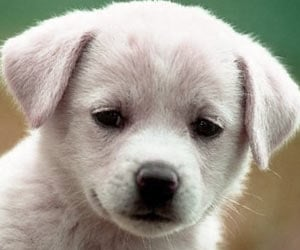
#> input picture puppy.jpg, 300 x 250 px
$ python FourierFilter.py
#> lines starting #> are read from the running program, lines starting #| are printed output that depends on the picture; after the words box and inside, x2 and y2 are one past the last pixel; in counts of white or black regions, pixels touching at a corner belong together

import matplotlib.pyplot as plt
import numpy as np
import cv2

pic = cv2.imread('puppy.jpg')
#> pic is the input picture: shape (250, 300, 3); mean B, G, R 149.1, 160.3, 166.4
if pic is None:
    raise FileNotFoundError("Could not find or open 'puppy.jpg'. Make sure it's in the same folder.")

# 3. Convert BGR to RGB
pic = cv2.cvtColor(pic, cv2.COLOR_BGR2RGB)

plt.imshow(pic)
plt.axis("off")
plt.show()

def load_rgb(path):
    """Carga una imagen con OpenCV y la convierte a RGB."""
    pic = cv2.imread(path)
    if pic is None:
        raise FileNotFoundError(f"No se pudo leer la imagen: {path}")
    return cv2.cvtColor(pic, cv2.COLOR_BGR2RGB)

def normalize_uint8(img):
    """Reescala a 0-255 preservando el contraste.

    Se usa cuando el resultado tiene valores negativos (p. ej. tras quitar la
    componente DC), donde un clip directo destruiria la mitad de la senal.
    """
    img = img - img.min()
    m = img.max()
    if m > 0:
        img = img / m
    return (img * 255).astype(np.uint8)


def Distance(shape):
    fl,cl=shape[:2]
    u0,v0=fl//2,cl//2
    u, v = np.indices((fl, cl))
    return np.sqrt((u - u0) ** 2 + (v - v0) ** 2)

def Spectrum(F):
    s = np.log1p(np.abs(F))
    return s.mean(axis=2) if s.ndim == 3 else s

def fft2c(image):
    F = np.fft.fft2(image.astype(np.float64), axes=(0, 1))
    return np.fft.fftshift(F, axes=(0, 1))

def ifft2c(Fshift):
    F = np.fft.ifftshift(Fshift, axes=(0, 1))
    return np.real(np.fft.ifft2(F, axes=(0, 1)))

def apply_filter(image, H):
    Fshift = fft2c(image)
    Gshift = Fshift * broadcast_filter(H, image)
    fltimg = ifft2c(Gshift)
    return fltimg, Spectrum(Fshift), Spectrum(Gshift), H
#---------------Image Printing

def broadcast_filter(H, image):
    return H[:, :, np.newaxis] if image.ndim == 3 else H

def clip_uint8(img):
    """Recorta a 0-255. Valido para pasa-bajas, que conservan el rango."""
    return np.clip(img, 0, 255).astype(np.uint8)

def SPnoise(image, amount=0.05, seed=None):
    noisy = image.copy()
    f, c = image.shape[:2]
    pix_num = int(amount * f * c)

    rng = np.random.default_rng(seed)

    noisy[rng.integers(0, f, pix_num), rng.integers(0, c, pix_num)] = 255  # sal
    noisy[rng.integers(0, f, pix_num), rng.integers(0, c, pix_num)] = 0    # pimienta

    return noisy
# ------------------------------- Filters------------------------------ #

#--------------Low Filters
def L_DC_comp(image):
    f, c = image.shape[:2]
    H = np.ones((f, c))
    H[f // 2, c // 2] = 1

    return apply_filter(image,H)

def L_IdealFilter(image, D0):
    D = Distance(image.shape)
    H = (D <= D0).astype(np.float64)

    return apply_filter(image,H)

def L_GaussFilter(image, sigma):
    D = Distance(image.shape)
    H = np.exp(-(D ** 2) / (2.0 * sigma ** 2))

    return apply_filter(image,H)

def L_Butterworth(image, D0, n):
    D = Distance(image.shape)
    H = 1.0 / (1.0 + (D / D0) ** (2 * n))

    return apply_filter(image,H)

def H_DC_comp(image):
    f, c = image.shape[:2]
    H = np.ones((f, c))
    H[f // 2, c // 2] = 0

    return apply_filter(image,H)
#------------High Filters
def H_IdealFilter(image, D0):
    D = Distance(image.shape)
    H = 1-(D <= D0).astype(np.float64)

    return apply_filter(image,H)

def H_GaussFilter(image, sigma):
    D = Distance(image.shape)
    H = 1-np.exp(-(D ** 2) / (2.0 * sigma ** 2))

    return apply_filter(image,H)

def H_Butterworth(image, D0, n):
    D = Distance(image.shape)
    H = 1-(1.0 / (1.0 + (D / D0) ** (2 * n)))

    return apply_filter(image,H)
#------------------------------------Pasa Bandas-----------------------------
def BP_IdealFilter(image,low,up):
    D = Distance(image.shape)
    H = ((D >= low) & (D <= up)).astype(np.float64)
    return apply_filter(image, H)
def BP_GaussFilter(image, D0, W):
    D = Distance(image.shape)
    H = np.exp(-(((D**2 - D0**2) / (D * W + 1e-5)) ** 2))
    return apply_filter(image, H)
def BP_Butterworth(image, D0, W, n):
    D = Distance(image.shape)
    denom = 1.0 + ((D * W) / (D**2 - D0**2 + 1e-5)) ** (2 * n)
    H = 1.0 - (1.0 / denom)
    return apply_filter(image, H)
#------------------------------------Rechazo de Bandas-----------------------
def BR_IdealFilter(image, low, up):
    D = Distance(image.shape)
    H = ~((D >= low) & (D <= up))
    return apply_filter(image, H.astype(np.float64))

def BR_GaussFilter(image, D0, W):
    D = Distance(image.shape)
    H = 1.0 - np.exp(-(((D**2 - D0**2) / (D * W + 1e-5)) ** 2))
    return apply_filter(image, H)

def BR_Butterworth(image, D0, W, n):
    D = Distance(image.shape)
    denom = 1.0 + ((D * W) / (D**2 - D0**2 + 1e-5)) ** (2 * n)
    H = 1.0 / denom
    return apply_filter(image, H)
#---------------------Webel---------------------#

#---------------------Results-------------------#
def show_result(original, fltimg, spectrum, spectrumF, H, titulo):
    fig, ax = plt.subplots(1, 5, figsize=(18, 4))

    ax[0].imshow(original, cmap="gray")
    ax[0].set_title("Original")

    ax[1].imshow(spectrum, cmap="gray")
    ax[1].set_title("Espectro original")

    ax[2].imshow(H, cmap="gray")
    ax[2].set_title("H(u, v)")

    ax[3].imshow(spectrumF, cmap="gray")
    ax[3].set_title("Espectro filtrado")

    ax[4].imshow(fltimg, cmap="gray")
    ax[4].set_title(titulo)

    for a in ax:
        a.axis("off")

    fig.tight_layout()
    plt.show()

def report(nombre, fltimg):
    """Imprime media y rango del resultado antes de normalizar."""
    print(f"{nombre:<28} media={np.mean(fltimg):>12.4e}  "
          f"rango=[{fltimg.min():.1f}, {fltimg.max():.1f}]")

if __name__ == "__main__":
    path = r"C:\Users\memip\Downloads\puppy.jpg"
    pic = load_rgb(path)

    plt.imshow(pic)
    plt.axis("off")
    plt.title("Imagen original")
    plt.show()
    print(f"Media original: {np.mean(pic):.4f}\n")
#| Media original: 158.6033

    # ---------------- PASA-BAJAS sobre la imagen con ruido -----------------
    # Los pasa-bajas suavizan: se prueban contra ruido sal y pimienta.
    noisy = SPnoise(pic, amount=0.05, seed=0)

    plt.imshow(noisy)
    plt.axis("off")
    plt.title("Ruido sal y pimienta (5%)")
    plt.show()

    print("--- PASA-BAJAS (salida en rango valido -> clip) ---")
    pasabajas = [
        ("Solo DC (imagen plana)",  L_DC_comp(pic)),
        ("Ideal D0=50",             L_IdealFilter(noisy, D0=50)),
        ("Gaussiano sigma=30",      L_GaussFilter(noisy, sigma=30)),
        ("Butterworth D0=50, n=2",  L_Butterworth(noisy, D0=50, n=2)),
    ]
#> in broadcast_filter, `return H[:, :, np.newaxis] if image.ndim == 3 else H`: returned value: shape (250, 300, 1) float64; every value is 1
#> in Spectrum, `return s.mean(axis=2) if s.ndim == 3 else s`:
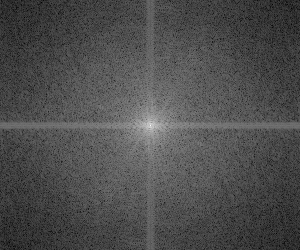
#> returned value: shape (250, 300) float64; min 2.75, max 16.29, mean 6.89; drawn with min black and max white
#> in Distance, `fl,cl=shape[:2]`: fl = 250; cl = 300
#> in Distance, `u0,v0=fl//2,cl//2`: u0 = 125; v0 = 150
#> in Distance, `u, v = np.indices((fl, cl))`:
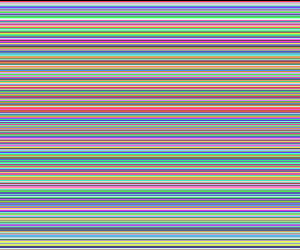
#> u: shape (250, 300) int64; 250 distinct labels, from 0 to 249; one colour per label, 0 black
#> in L_IdealFilter, `H = (D <= D0).astype(np.float64)`:
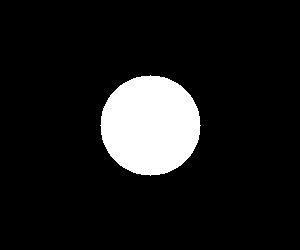
#> H: shape (250, 300) float64; values 0 (black) and 1 (white), 10.5% white; 1 white region, box (x1, y1, x2, y2) and area: (100, 75, 201, 176) 7845
#> in Spectrum (call 8), `s = np.log1p(np.abs(F))`:
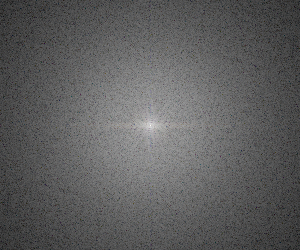
#> s: shape (250, 300, 3) float64; mean of channels 0, 1, 2 6.28, 6.26, 6.27; drawn with min black and max white
    for nombre, (fltimg, spec, specF, H) in pasabajas:
        report(nombre, fltimg)
        show_result(noisy, clip_uint8(fltimg), spec, specF, H,
                    f"Pasa-bajas: {nombre}")
#> this loop made 4 passes
#> nombre on passes 1 to 4: 'Solo DC (imagen plana)', 'Ideal D0=50', 'Gaussiano sigma=30', 'Butterworth D0=50, n=2'
#| Solo DC (imagen plana)       media=  1.5860e+02  rango=[-0.0, 255.0]
#| Ideal D0=50                  media=  1.5535e+02  rango=[-21.6, 279.1]
#| Gaussiano sigma=30           media=  1.5535e+02  rango=[0.4, 253.4]
#| Butterworth D0=50, n=2       media=  1.5535e+02  rango=[-3.1, 258.7]

    # ---------------- PASA-ALTAS sobre la imagen limpia --------------------
    # Un pasa-altas amplifica el ruido, asi que se prueba sobre el original.
    print("\n--- PASA-ALTAS (media cero -> normalizar) ---")
    pasaaltas = [
        ("Sin componente DC",       H_DC_comp(pic)),
        ("Ideal D0=50",             H_IdealFilter(pic, D0=50)),
        ("Gaussiano sigma=30",      H_GaussFilter(pic, sigma=30)),
        ("Butterworth D0=50, n=2",  H_Butterworth(pic, D0=50, n=2)),
    ]
#> in broadcast_filter (call 5), `return H[:, :, np.newaxis] if image.ndim == 3 else H`: returned value: shape (250, 300, 1) float64; values 0 (black) and 1 (white), 100% white; black in thin lines or dots, all inside (x1, y1, x2, y2) = (150, 125, 151, 126)
#> in Spectrum (call 16), `s = np.log1p(np.abs(F))`:
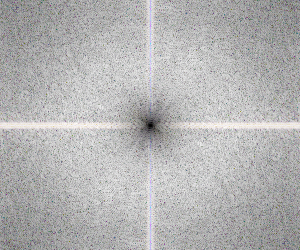
#> s: shape (250, 300, 3) float64; mean of channels 0, 1, 2 6.57, 6.56, 6.58; drawn with min black and max white
    for nombre, (fltimg, spec, specF, H) in pasaaltas:
        report(nombre, fltimg)
        show_result(pic, normalize_uint8(fltimg), spec, specF, H,
                    f"Pasa-altas: {nombre}")
#> this loop made 4 passes
#> (nombre, m in normalize_uint8) on passes 1 to 4: ('Sin componente DC', 272.3), ('Ideal D0=50', 133.4), ('Gaussiano sigma=30', 142.4), ('Butterworth D0=50, n=2', 120.7)
#| Sin componente DC            media=  0.0000e+00  rango=[-166.4, 105.9]
#| Ideal D0=50                  media= -4.0422e-18  rango=[-64.2, 69.1]
#| Gaussiano sigma=30           media= -4.0422e-18  rango=[-69.9, 72.5]
#| Butterworth D0=50, n=2       media=  1.6169e-17  rango=[-59.5, 61.3]
#> pass 1, in show_result (call 5), `plt.show()`:
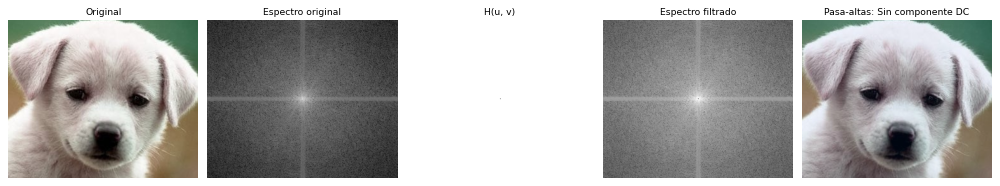
#> figure drawn by matplotlib, 5 panels
#> pass 2, in normalize_uint8 (call 2), `img = img - img.min()`:
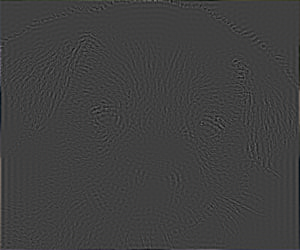
#> img: shape (250, 300, 3) float64; mean of channels 0, 1, 2 64.2, 64.2, 64.2; drawn as B, G, R

    # ---------------- PASA BANDAS (Band-Pass) ------------------------------
    # Extrae solo un rango específico de frecuencias (media cero -> normalizar)
    print("\n--- PASA BANDAS (media cercana a cero -> normalizar) ---")
    pasabandas = [
        ("Ideal low=20, up=60",      BP_IdealFilter(pic, low=20, up=60)),
        ("Gaussiano D0=40, W=20",    BP_GaussFilter(pic, D0=40, W=20)),
        ("Butterworth D0=40, W=20",  BP_Butterworth(pic, D0=40, W=20, n=2)),
    ]
    for nombre, (fltimg, spec, specF, H) in pasabandas:
        report(nombre, fltimg)
        show_result(pic, normalize_uint8(fltimg), spec, specF, H,
                    f"Pasa-bandas: {nombre}")
#> this loop made 3 passes
#> (nombre, m in normalize_uint8) on passes 1 to 3: ('Ideal low=20, up=60', 141.1), ('Gaussiano D0=40, W=20', 71.58), ('Butterworth D0=40, W=20', 85.28)
#| Ideal low=20, up=60          media= -2.0211e-17  rango=[-61.8, 79.3]
#| Gaussiano D0=40, W=20        media=  4.0422e-18  rango=[-34.8, 36.7]
#| Butterworth D0=40, W=20      media= -1.6169e-17  rango=[-41.7, 43.5]

    # ---------------- RECHAZO DE BANDAS (Band-Reject) ----------------------
    # Elimina un rango específico de frecuencias conservando la base (clip)
    print("\n--- RECHAZO DE BANDAS (salida en rango valido -> clip) ---")
    rechazobandas = [
        ("Ideal low=20, up=60",      BR_IdealFilter(pic, low=20, up=60)),
        ("Gaussiano D0=40, W=20",    BR_GaussFilter(pic, D0=40, W=20)),
        ("Butterworth D0=40, W=20",  BR_Butterworth(pic, D0=40, W=20, n=2)),
    ]
    for nombre, (fltimg, spec, specF, H) in rechazobandas:
        report(nombre, fltimg)
        show_result(pic, clip_uint8(fltimg), spec, specF, H,
                    f"Rechazo de bandas: {nombre}")
#> this loop made 3 passes
#> nombre on passes 1 to 3: 'Ideal low=20, up=60', 'Gaussiano D0=40, W=20', 'Butterworth D0=40, W=20'
#| Ideal low=20, up=60          media=  1.5860e+02  rango=[-23.0, 271.3]
#| Gaussiano D0=40, W=20        media=  1.5860e+02  rango=[-19.1, 269.2]
#| Butterworth D0=40, W=20      media=  1.5860e+02  rango=[-19.8, 271.3]
